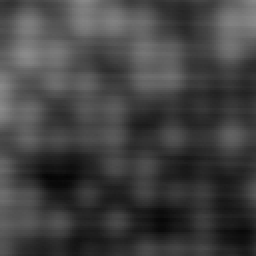
#> input picture raw/corrected/images/FTS0005_0_0.png, 128 x 128 px, found by its file name (shown 2 times larger)
$ python denoise.py
#> lines starting #> are read from the running program, lines starting #| are printed output that depends on the picture
import os
import numpy as np
import cv2
from scipy import stats
from scipy.optimize import least_squares
from scipy.ndimage import median_filter

class STMDenoiser:
    def __init__(self, filter_type='median', filter_size=3, filter_sigma=1.0,
                 plane_subtraction=True, plane_order=1):
        """
        初始化STM图像降噪器
        filter_type: 滤波类型，可选 'gaussian', 'median', 'bilateral'
        filter_size: 滤波核大小
        filter_sigma: 高斯滤波标准差或双边滤波的颜色空间标准差
        plane_subtraction: 是否进行平面减去
        plane_order: 平面拟合的阶数，1为平面，2为二次曲面，以此类推
        """
        self.filter_type = filter_type
        self.filter_size = filter_size
        self.filter_sigma = filter_sigma
        self.plane_subtraction = plane_subtraction
        self.plane_order = plane_order

    def fit_surface(self, image):
        """
        使用多项式拟合图像表面
        image: 2D numpy数组
        returns: 拟合的参数
        """
        h, w = image.shape
        x = np.arange(w)
        y = np.arange(h)
        X, Y = np.meshgrid(x, y)

        # 将坐标和值展平
        X_flat = X.flatten()
        Y_flat = Y.flatten()
        Z_flat = image.flatten()

        # 构建多项式特征
        if self.plane_order == 1:
            # 平面拟合: z = ax + by + c
            A = np.vstack([X_flat, Y_flat, np.ones_like(X_flat)]).T
        elif self.plane_order == 2:
            # 二次曲面拟合: z = ax² + by² + cxy + dx + ey + f
            A = np.vstack([X_flat**2, Y_flat**2, X_flat*Y_flat,
                           X_flat, Y_flat, np.ones_like(X_flat)]).T
        else:
            # 默认使用平面拟合
            A = np.vstack([X_flat, Y_flat, np.ones_like(X_flat)]).T

        # 使用最小二乘法拟合
        coeffs = np.linalg.lstsq(A, Z_flat, rcond=None)[0]
        return coeffs

    def subtract_surface(self, image):
        """
        减去拟合的表面
        image: 2D numpy数组
        returns: 减去表面后的图像
        """
        if not self.plane_subtraction:
            return image

        h, w = image.shape
        x = np.arange(w)
        y = np.arange(h)
        X, Y = np.meshgrid(x, y)

        # 拟合表面
        coeffs = self.fit_surface(image)

        # 计算表面
        if self.plane_order == 1:
            # 平面: z = ax + by + c
            a, b, c = coeffs
            surface = a * X + b * Y + c
        elif self.plane_order == 2:
            # 二次曲面: z = ax² + by² + cxy + dx + ey + f
            a, b, c, d, e, f = coeffs
            surface = a * X**2 + b * Y**2 + c * X * Y + d * X + e * Y + f
        else:
            # 默认使用平面
            a, b, c = coeffs
            surface = a * X + b * Y + c

        # 减去表面
        result = image - surface

        # 归一化结果到[0,1]范围
        min_val = np.min(result)
        max_val = np.max(result)
        if max_val > min_val:
            result = (result - min_val) / (max_val - min_val)

        return result

    def apply_filter(self, image):
        """
        应用滤波
        image: 2D numpy数组
        returns: 滤波后的图像
        """
        # 确保filter_size是奇数
        if self.filter_size % 2 == 0:
            self.filter_size += 1

        if self.filter_type == 'gaussian':
            # 高斯滤波
            filtered = cv2.GaussianBlur(image, (self.filter_size, self.filter_size), self.filter_sigma)
        elif self.filter_type == 'median':
            # 中值滤波 - 对去除线噪声特别有效
            filtered = median_filter(image, size=self.filter_size)
        elif self.filter_type == 'bilateral':
            # 双边滤波 - 保留边缘的同时平滑区域
            filtered = cv2.bilateralFilter(image, self.filter_size, self.filter_sigma*75, self.filter_sigma*75)
        else:
            # 默认使用中值滤波
            filtered = median_filter(image, size=self.filter_size)

        return filtered

    def denoise_image(self, image, is_large_image=True):
        """
        对图像进行降噪处理
        image: numpy数组，灰度图像，值范围[0,1]
        is_large_image: 是否为大图像，决定是否进行平面减去
        """
        # 保存原始图像的最小值和最大值
        original_min = np.min(image)
        original_max = np.max(image)

        # 1. 减去表面（仅对大图像）
        if is_large_image and self.plane_subtraction:
            image_no_surface = self.subtract_surface(image)
        else:
            image_no_surface = image

        # 2. 应用滤波
        denoised = self.apply_filter(image_no_surface)

        # 3. 确保结果在原始图像的值范围内
        denoised_min = np.min(denoised)
        denoised_max = np.max(denoised)

        if denoised_max > denoised_min:
            # 归一化到[0,1]
            denoised = (denoised - denoised_min) / (denoised_max - denoised_min)
            # 映射回原始范围
            denoised = denoised * (original_max - original_min) + original_min

        return denoised

def test_denoising():
    """
    测试降噪效果
    """
    # 初始化降噪器 - 使用中值滤波，对大图像进行平面减去
    denoiser = STMDenoiser(
        filter_type='median',  # 使用中值滤波去除线噪声
        filter_size=5,         # 增大滤波核以更好地去除线噪声
        plane_subtraction=True,
        plane_order=1          # 使用平面拟合
    )

    # 读取测试图像
    # test_image_path = '../data/Vortex1_Z.png'
    test_image_path = '../data/images/FTS0005_0_0.png'
    img = cv2.imread(test_image_path, cv2.IMREAD_GRAYSCALE)
#> img is the input picture: shape (128, 128); min 5, max 138, mean 65.5
    img = img.astype(np.float32) / 255.0

    # 降噪 - 标记为大图像
    denoised_img = denoiser.denoise_image(img, is_large_image=True)
#> in denoise_image, `original_min = np.min(image)`: original_min = 0.0196
#> in denoise_image, `original_max = np.max(image)`: original_max = 0.541
#> in fit_surface, `Z_flat = image.flatten()`: Z_flat = 16384 values, max 0.541 at index 3340, min 0.0196 at index 11287, mean 0.257
#> in fit_surface, `coeffs = np.linalg.lstsq(A, Z_flat, rcond=None)[0]`: coeffs = [-0.000859, -0.00185, 0.429]
#> in subtract_surface, `a, b, c = coeffs`: a = -0.000859; b = -0.00185; c = 0.429
#> in subtract_surface, `surface = a * X + b * Y + c`:
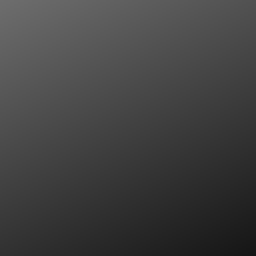
#> surface: shape (128, 128) float64 (shown 2 times larger); min 0.085, max 0.429, mean 0.257
#> in subtract_surface, `result = image - surface`:
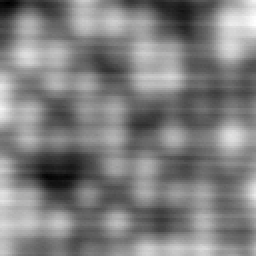
#> result: shape (128, 128) float64 (shown 2 times larger); min -0.233, max 0.232, mean -3.1e-16; drawn with min black and max white
#> in subtract_surface, `min_val = np.min(result)`: min_val = -0.233
#> in subtract_surface, `max_val = np.max(result)`: max_val = 0.232
#> in denoise_image, `denoised_min = np.min(denoised)`: denoised_min = 0.0312
#> in denoise_image, `denoised_max = np.max(denoised)`: denoised_max = 0.982
#> in denoise_image, `denoised = denoised * (original_max - original_min) + original_min`:
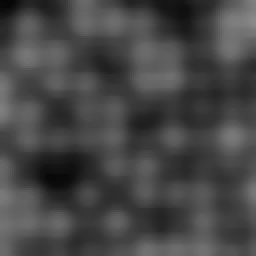
#> denoised: shape (128, 128) float64 (shown 2 times larger); min 0.0196, max 0.541, mean 0.277

    # 将图像转换回uint8格式用于显示和保存
    img_display = (img * 255).astype(np.uint8)
    denoised_display = (denoised_img * 255).astype(np.uint8)

    # 创建并显示对比图
    h, w = img_display.shape
#> h = 128; w = 128
    comparison = np.zeros((h, w*2), dtype=np.uint8)
    comparison[:, :w] = img_display
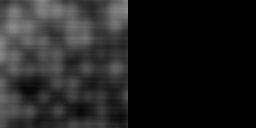
#> comparison: shape (128, 256); min 0, max 138, mean 32.8
    comparison[:, w:] = denoised_display
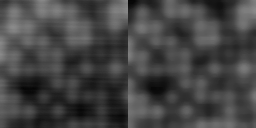
#> comparison: shape (128, 256); min 5, max 138, mean 67.8

    # 放大图像用于显示
    scale_factor = 4  # 放大倍数
    comparison_large = cv2.resize(comparison, (w*2*scale_factor, h*scale_factor),
                                 interpolation=cv2.INTER_NEAREST)

    # 显示结果
    cv2.imshow('Original vs Denoised (Zoomed)', comparison_large)
    cv2.waitKey(0)
    cv2.destroyAllWindows()

    # 保存结果
    output_dir = '../data/denoised'
    os.makedirs(output_dir, exist_ok=True)
    output_path = os.path.join(output_dir, 'denoised_FTS0005_0_0.png')
    cv2.imwrite(output_path, denoised_display)
    print(f"Saved denoised image to {output_path}")

if __name__ == '__main__':
    test_denoising()

$ run again, with data/Vortex1_Z.png copied over raw/corrected/images/FTS0005_0_0.png
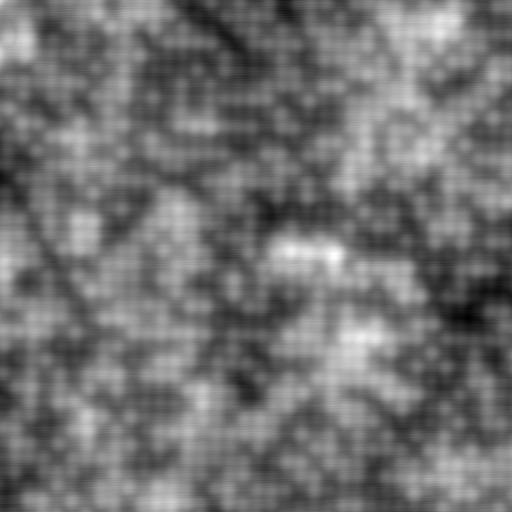
#> input picture data/Vortex1_Z.png, 512 x 512 px, found by its file name
#> in test_denoising, img is the input picture: shape (512, 512); min 0, max 254, mean 113.8
#> original_min = 0
#> original_max = 0.996
#> in fit_surface, `coeffs = np.linalg.lstsq(A, Z_flat, rcond=None)[0]`: coeffs = [-1.98e-07, 1.8e-08, 0.447]
#> a = -1.98e-07; b = 1.8e-08; c = 0.447
#> min_val = -0.446
#> max_val = 0.55
#> denoised_min = 0.0118
#> denoised_max = 0.992
#> in test_denoising, `comparison[:, :w] = img_display`:
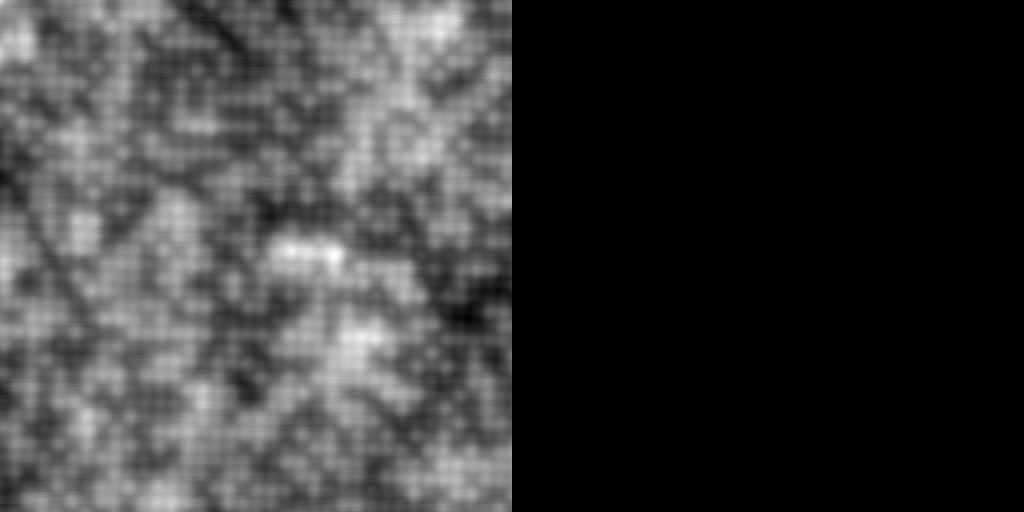
#> comparison: shape (512, 1024); min 0, max 254, mean 56.9
#> in test_denoising, `comparison[:, w:] = denoised_display`:
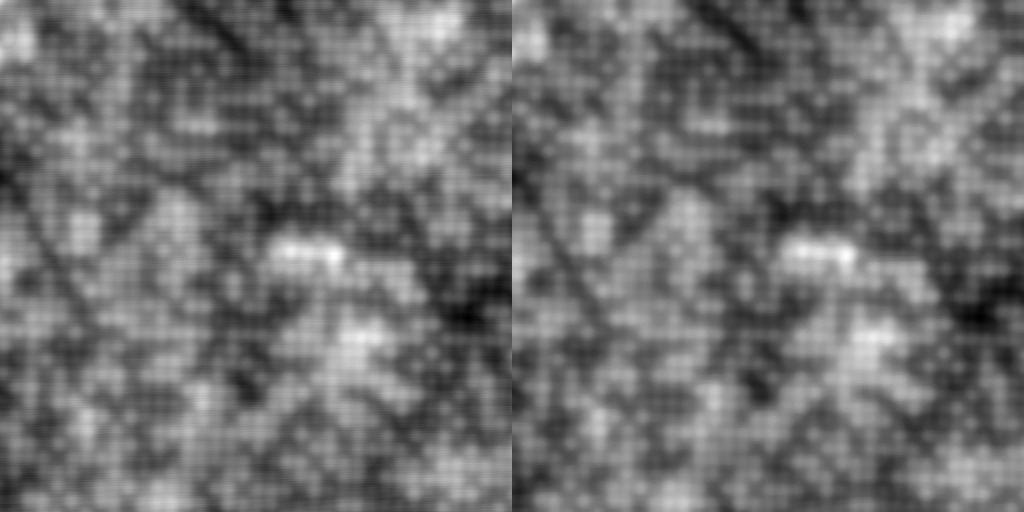
#> comparison: shape (512, 1024); min 0, max 254, mean 113.2

$ run again, with raw/corrected/images/FTS0005_128_0.png copied over raw/corrected/images/FTS0005_0_0.png
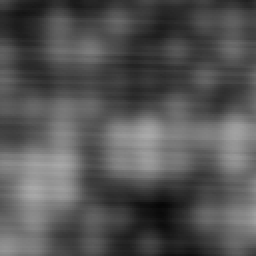
#> input picture raw/corrected/images/FTS0005_128_0.png, 128 x 128 px, found by its file name (shown 2 times larger)
#> in test_denoising, img is the input picture: shape (128, 128); min 7, max 169, mean 84
#> original_min = 0.0275
#> original_max = 0.663
#> Z_flat = 16384 values, max 0.663 at index 8649, min 0.0275 at index 13136, mean 0.329
#> in fit_surface, `coeffs = np.linalg.lstsq(A, Z_flat, rcond=None)[0]`: coeffs = [-0.000282, 0.00094, 0.288]
#> a = -0.000282; b = 0.00094; c = 0.288
#> in subtract_surface, `result = image - surface`:
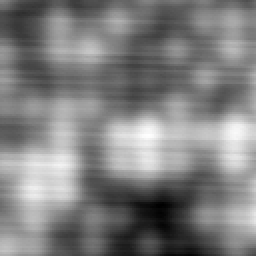
#> result: shape (128, 128) float64 (shown 2 times larger); min -0.335, max 0.333, mean -4.16e-17; drawn with min black and max white
#> min_val = -0.335
#> max_val = 0.333
#> denoised_min = 0.0201
#> denoised_max = 0.969
#> in test_denoising, `comparison[:, w:] = denoised_display`:
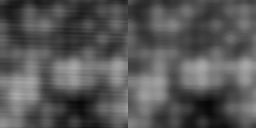
#> comparison: shape (128, 256); min 7, max 169, mean 86.3

$ run again, with raw/corrected/images/FTS0005_256_256.png copied over raw/corrected/images/FTS0005_0_0.png
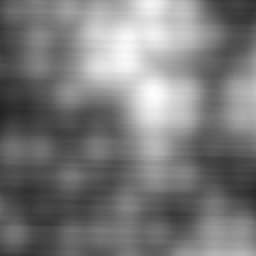
#> input picture raw/corrected/images/FTS0005_256_256.png, 128 x 128 px, found by its file name (shown 2 times larger)
#> in test_denoising, img is the input picture: shape (128, 128); min 34, max 254, mean 121.8
#> original_min = 0.133
#> original_max = 0.996
#> Z_flat = 16384 values, max 0.996 at index 6091, min 0.133 at index 7040, mean 0.478
#> in fit_surface, `coeffs = np.linalg.lstsq(A, Z_flat, rcond=None)[0]`: coeffs = [0.00131, -0.00222, 0.535]
#> a = 0.00131; b = -0.00222; c = 0.535
#> in subtract_surface, `result = image - surface`:
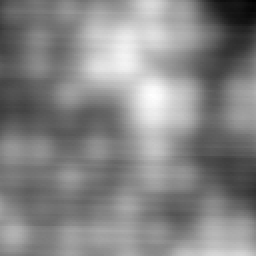
#> result: shape (128, 128) float64 (shown 2 times larger); min -0.517, max 0.467, mean -4.16e-16; drawn with min black and max white
#> min_val = -0.517
#> max_val = 0.467
#> denoised_min = 0.0288
#> denoised_max = 0.984
#> in test_denoising, `comparison[:, w:] = denoised_display`:
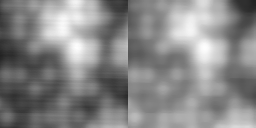
#> comparison: shape (128, 256); min 34, max 254, mean 134.8
